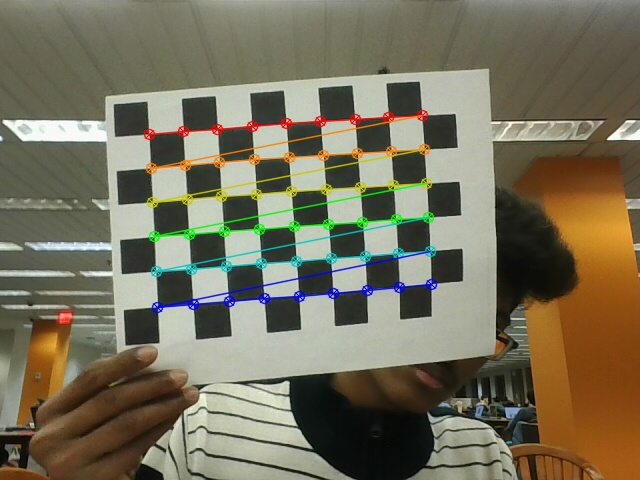
//> input picture Calibration & Augmented Reality/image_1.jpg, 640 x 480 px
$ ./multi_histogram_main '../Calibration & Augmented Reality/image_1.jpg' '../Calibration & Augmented Reality/image_2.jpg'   (built with g++ and OpenCV 4)
//> lines starting //> are read from the running program, lines starting //| are printed output that depends on the picture
//> further down, target_image is the input picture: 480 rows x 640 cols, CV_8UC3; mean B, G, R 91.4, 112.6, 118.6
### Content based image retrieval/csv_util.h
/*
  Bruce A. Maxwell

  Utility functions for reading and writing CSV files with a specific format

  Each line of the csv file is a filename in the first column, followed by numeric data for the remaining columns
  Each line of the csv file has to have the same number of columns
 */

#ifndef CVS_UTIL_H
#define CVS_UTIL_H

 /*
   Given a filename, and image filename, and the image features, by
   default the function will append a line of data to the CSV format
   file.  If reset_file is true, then it will open the file in 'write'
   mode and clear the existing contents.

   The image filename is written to the first position in the row of
   data. The values in image_data are all written to the file as
   floats.

   The function returns a non-zero value in case of an error.
  */
#include<vector>
#include<opencv2/opencv.hpp>
int append_image_data_csv(char* filename, char* image_filename, std::vector<float>& image_data, int reset_file = 0);


/*
  Given a file with the format of a string as the first column and
  floating point numbers as the remaining columns, this function
  returns the filenames as a std::vector of character arrays, and the
  remaining data as a 2D std::vector<float>.

  filenames will contain all of the image file names.
  data will contain the features calculated from each image.

  If echo_file is true, it prints out the contents of the file as read
  into memory.

  The function returns a non-zero value if something goes wrong.
 */
int read_image_data_csv(char* filename, std::vector<char*>& filenames, std::vector<std::vector<float>>& data, int echo_file = 0);

std::vector<float> baseline_feature(char* filepath);
std::vector<float> histogram_feature(char* filespath);
std::vector<float> multi_histogram_feature(char* filepath);
std::vector<float> TC_feature(char* filepath);
std::vector<float> TC_feature_1(char* filepath);
std::vector<float> custom_design_feature(char* filepath1, char* filepath2);
std::vector<float> extension(char* filepath);
std::vector<float> extension_1(char* filepath);
std::vector<float> custom_design_feature_1(char* filepath);
#endif
#pragma once

### Content based image retrieval/csv_util.cpp
/*
Bruce A. Maxwell

CS 5330 Computer Vision
Spring 2021

CPP functions for reading CSV files with a specific format
- first column is a string containing a filename or path
- every other column is a number

The function returns a std::vector of char* for the filenames and a 2D std::vector of floats for the data
*/

#include <cstdio>
#include <cstring>
#include <vector>
#include "opencv2/opencv.hpp"

/*
  reads a string from a CSV file. the 0-terminated string is returned in the char array os.

  The function returns false if it is successfully read. It returns true if it reaches the end of the line or the file.
 */
int getstring(FILE* fp, char os[]) {
    int p = 0;
    int eol = 0;

    for (;;) {
        char ch = fgetc(fp);
        if (ch == ',') {
            break;
        }
        else if (ch == '\n' || ch == EOF) {
            eol = 1;
            break;
        }
        // printf("%c", ch ); // uncomment for debugging
        os[p] = ch;
        p++;
    }
    // printf("\n"); // uncomment for debugging
    os[p] = '\0';

    return(eol); // return true if eol
}

// [23 lines left out: function getint, not called in this run]

/*
  Utility function for reading one float value from a CSV file

  The value is stored in the v parameter

  The function returns true if it reaches the end of a line or the file
 */
// [23 lines left out: function getfloat, not called in this run]

/*
  Given a filename, and image filename, and the image features, by
  default the function will append a line of data to the CSV format
  file.  If reset_file is true, then it will open the file in 'write'
  mode and clear the existing contents.

  The image filename is written to the first position in the row of
  data. The values in image_data are all written to the file as
  floats.

  The function returns a non-zero value in case of an error.
 */
// [32 lines left out: function append_image_data_csv, not called in this run]

/*
  Given a file with the format of a string as the first column and
  floating point numbers as the remaining columns, this function
  returns the filenames as a std::vector of character arrays, and the
  remaining data as a 2D std::vector<float>.

  filenames will contain all of the image file names.
  data will contain the features calculated from each image.

  If echo_file is true, it prints out the contents of the file as read
  into memory.

  The function returns a non-zero value if something goes wrong.
 */
int read_image_data_csv(char* filename, std::vector<char*>& filenames, std::vector<std::vector<float>>& data, int echo_file) {
    FILE* fp;
    float fval;
    char img_file[256];

    fp = fopen(filename, "r");
    if (!fp) {
        printf("Unable to open feature file\n");
        return(-1);
    }

    printf("Reading %s\n", filename);
    for (;;) {
        std::vector<float> dvec;


        // read the filename
        if (getstring(fp, img_file)) {
            break;
        }
        // printf("Evaluting %s\n", filename);

        // read the whole feature file into memory
        for (;;) {
            // get next feature
            float eol = getfloat(fp, &fval);
            dvec.push_back(fval);
            if (eol) break;
        }
        // printf("read %lu features\n", dvec.size() );

        data.push_back(dvec);

        char* fname = new char[strlen(img_file) + 1];
        strcpy(fname, img_file);
        filenames.push_back(fname);
    }
    fclose(fp);
    printf("Finished reading CSV file\n");

    if (echo_file) {
        for (int i = 0; i < data.size(); i++) {
            for (int j = 0; j < data[i].size(); j++) {
                printf("%.4f  ", data[i][j]);
            }
            printf("\n");
        }
        printf("\n");
    }

    return(0);
}

// [50 lines left out: functions baseline_feature, histogram_feature, not called in this run]

std::vector<float> multi_histogram_feature(char* filepath) {
    std::vector<float> f_vector;

    //reading the image path
    cv::Mat img = cv::imread(filepath);
    const int size[] = { 8, 8, 8 };
    cv::Mat bgr_hist(3, size, CV_32SC1, cv::Scalar(0));
    cv::Mat bgr_inner_hist(3, size, CV_32SC1, cv::Scalar(0));

    //creating the region of interest
    cv::Rect roi((img.rows / 2) - (250 / 2), (img.cols / 2) - (350 / 2), 350, 250);
//> roi = Rect(115, 145, 350, 250)
    cv::Mat inner_img = img(roi);
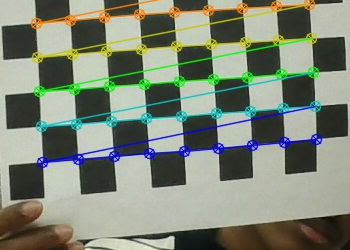
//> inner_img: 250 rows x 350 cols, CV_8UC3; mean B, G, R 117.8, 133.5, 125.7

    //creating the BGR 3D histogram from total image
    for (int i = 0;i<img.rows;i++) {
        cv::Vec3b* img_ptr = img.ptr<cv::Vec3b>(i);
        for (int j = 0;j<img.cols;j++) {
            int b_index = int((float(img_ptr[j][0]) / 256) * 8);
            int g_index = int((float(img_ptr[j][1]) / 256) * 8);
            int r_index = int((float(img_ptr[j][2]) / 256) * 8);

            int* bgr_hist_ptr = bgr_hist.ptr<int>(b_index);
            bgr_hist_ptr[8 * (g_index)+r_index] += 1;
        }
    }

    //creating the BGR 3D histogram from inner image
    for (int i = 0; i < inner_img.rows; i++) {
        cv::Vec3b* inner_img_ptr = inner_img.ptr<cv::Vec3b>(i);
        for (int j = 0; j < inner_img.cols; j++) {
            int b_index = int((float(inner_img_ptr[j][0]) / 256) * 8);
            int g_index = int((float(inner_img_ptr[j][1]) / 256) * 8);
            int r_index = int((float(inner_img_ptr[j][2]) / 256) * 8);

            int* bgr_inner_hist_ptr = bgr_inner_hist.ptr<int>(b_index);
            bgr_inner_hist_ptr[8 * (g_index)+r_index] += 1;
        }
    }

    //creating the feature vector
    for (int i = 0; i <8; i++) {
        int* bgr_hist_ptr = bgr_hist.ptr<int>(i);
        for (int j = 0; j < 8; j++) {
            for (int c = 0;c <8;c++) {
                f_vector.push_back(bgr_hist_ptr[8*j+c]);
            }
        }
    }
//> after the loop, f_vector = 512 values, max 37710 at index 155, min 0 at index 33, mean 600
    f_vector.push_back(0.1);      //pushing something random to distinguish both histograms
//> f_vector = 513 values, max 37710 at index 155, min 0 at index 33, mean 598.8

    for (int i = 0; i <8; i++) {
        int* bgr_inner_hist_ptr = bgr_inner_hist.ptr<int>(i);
        for (int j = 0; j < 8; j++) {
            for (int c = 0; c <8; c++) {
                f_vector.push_back(bgr_inner_hist_ptr[8*j+c]);
            }
        }
    }
//> after the loop, f_vector = 1025 values, max 37710 at index 155, min 0 at index 33, mean 385.1
    return f_vector;
}

// [745 lines left out: functions TC_feature, TC_feature_1, extension, extension_1, custom_design_feature, custom_design_feature_1, not called in this run]

### Content based image retrieval/multi_histogram_main.cpp
#include<iostream>
#include<opencv2/opencv.hpp>
#include "csv_util.h"
#include<vector>
#include<algorithm>

int main(int argc, char* argv[]) {

	//reading target image and extracting freature set
	cv::Mat target_image = cv::imread(argv[1]);
	std::vector<float> feature_set = multi_histogram_feature(argv[1]);
//> feature_set has the same summary as f_vector in multi_histogram_feature

	//reading the feature vectors file
	char filename[256];
	std::vector<char*> image_paths;
	std::vector<std::vector<float>> data;
	strcpy(filename, argv[2]);
	read_image_data_csv(filename, image_paths, data, 0);
//| Reading ../Calibration & Augmented Reality/image_2.jpg
//> the loop in read_image_data_csv, `for (;;)` made 1 pass
//> img_file on pass 1: ""
//> after the loop in read_image_data_csv, `for (;;)`: fval = 0
//> image_paths = 0 items; data = 0 items

	//computing the distance metric and storing in a vector
    //using the maximum intersetion as the distance metrics
	std::vector<std::vector<std::string>> matched_images;
	for (int i = 0; i < data.size(); i++) {
		int temp = 0, temp1 = 0, temp2 = 0;
		for (int j = 0; j <729; j++) {
			temp1 = temp1 + std::min(feature_set[j], data[i][j]);
		}
		for (int j = 730;j< data[i].size();j++) {
			temp2 = temp2 + std::min(feature_set[j], data[i][j]);
		}
		temp = (2*temp1+ 3*temp2) / 5;
		matched_images.push_back({ std::to_string(temp), image_paths[i] });
	}
//> this loop made 0 passes
//> after the loop, matched_images = 0 items

	//sorting the vector from most similar image to least similar image
	std::sort(matched_images.begin(), matched_images.end(),
		[](std::vector<std::string>& a, std::vector<std::string>& b)
		{
			return stoi(a[0]) > stoi(b[0]);
		});

	//reading the top 4 images
//> (the run ends here: the program crashes, at `cv::Mat img1 = cv::imread(matched_images[1][1]);`)

$ run again, on Calibration & Augmented Reality/image_3.jpg
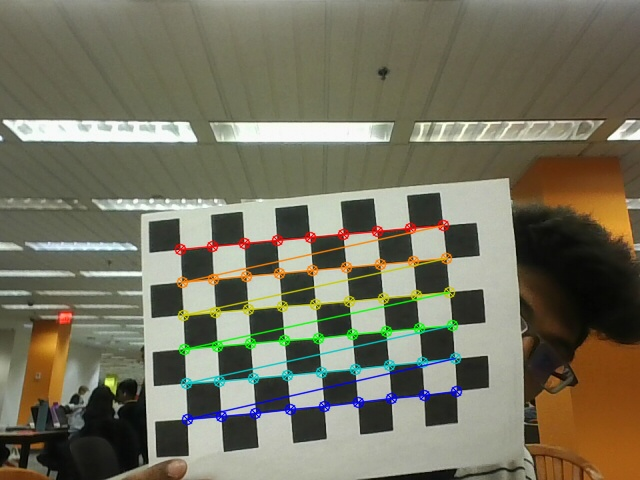
//> input picture Calibration & Augmented Reality/image_3.jpg, 640 x 480 px
//> target_image is the input picture: 480 rows x 640 cols, CV_8UC3; mean B, G, R 94.8, 114.1, 116.5
//> in multi_histogram_feature, `cv::Mat inner_img = img(roi);`:
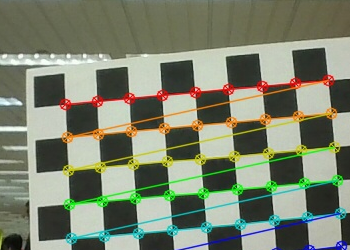
//> inner_img: 250 rows x 350 cols, CV_8UC3; mean B, G, R 110, 130.2, 123.2
//> after the loop in multi_histogram_feature, `for (int i = 0; i <8; i++)`: f_vector = 512 values, max 70770 at index 155, min 0 at index 42, mean 600
//> in multi_histogram_feature, `f_vector.push_back(0.1);`: f_vector = 513 values, max 70770 at index 155, min 0 at index 42, mean 598.8
//> after the loop in multi_histogram_feature, `for (int i = 0; i <8; i++)`: f_vector = 1025 values, max 70770 at index 155, min 0 at index 42, mean 385.1
//> feature_set has the same summary as f_vector in multi_histogram_feature
//| Reading ../Calibration & Augmented Reality/image_3.jpg
//> the loop in read_image_data_csv, `for (;;)` made 1 pass
//> img_file on pass 1: ""
//> after the loop in read_image_data_csv, `for (;;)`: fval = 0
//> image_paths = 0 items

$ run again, on Calibration & Augmented Reality/image_4.jpg
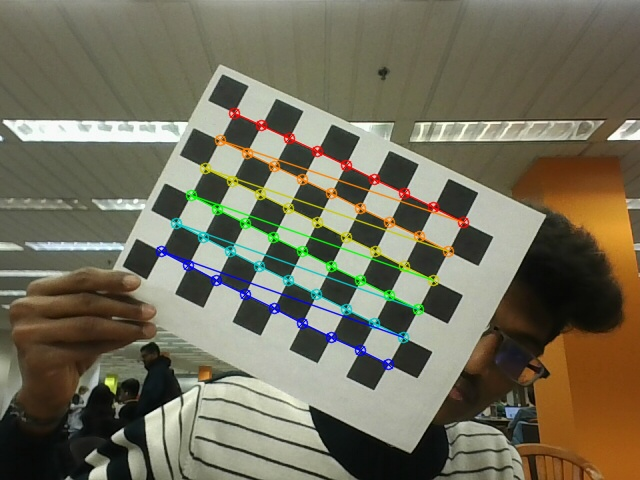
//> input picture Calibration & Augmented Reality/image_4.jpg, 640 x 480 px
//> target_image is the input picture: 480 rows x 640 cols, CV_8UC3; mean B, G, R 90.6, 110.4, 114.1
//> in multi_histogram_feature, `cv::Mat inner_img = img(roi);`:
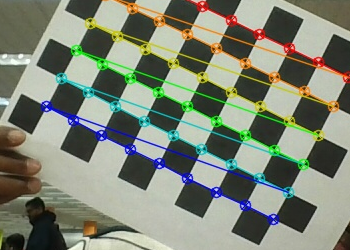
//> inner_img: 250 rows x 350 cols, CV_8UC3; mean B, G, R 116.5, 132.8, 126
//> after the loop in multi_histogram_feature, `for (int i = 0; i <8; i++)`: f_vector = 512 values, max 51350 at index 155, min 0 at index 42, mean 600
//> in multi_histogram_feature, `f_vector.push_back(0.1);`: f_vector = 513 values, max 51350 at index 155, min 0 at index 42, mean 598.8
//> after the loop in multi_histogram_feature, `for (int i = 0; i <8; i++)`: f_vector = 1025 values, max 51350 at index 155, min 0 at index 42, mean 385.1
//> feature_set has the same summary as f_vector in multi_histogram_feature
//| Reading ../Calibration & Augmented Reality/image_4.jpg
//> the loop in read_image_data_csv, `for (;;)` made 1 pass
//> img_file on pass 1: ""
//> after the loop in read_image_data_csv, `for (;;)`: fval = 0
//> image_paths = 0 items

$ run again, on Calibration & Augmented Reality/image_5.jpg
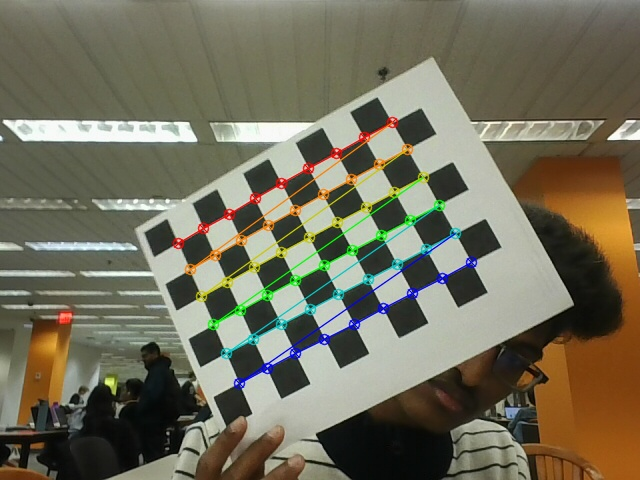
//> input picture Calibration & Augmented Reality/image_5.jpg, 640 x 480 px
//> target_image is the input picture: 480 rows x 640 cols, CV_8UC3; mean B, G, R 91.3, 110.6, 114.2
//> in multi_histogram_feature, `cv::Mat inner_img = img(roi);`:
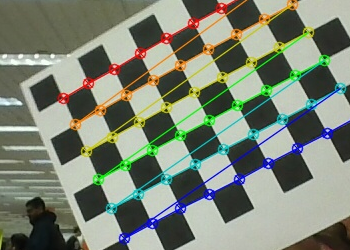
//> inner_img: 250 rows x 350 cols, CV_8UC3; mean B, G, R 116, 131.7, 123.9
//> after the loop in multi_histogram_feature, `for (int i = 0; i <8; i++)`: f_vector = 512 values, max 54506 at index 155, min 0 at index 23, mean 600
//> in multi_histogram_feature, `f_vector.push_back(0.1);`: f_vector = 513 values, max 54506 at index 155, min 0 at index 23, mean 598.8
//> after the loop in multi_histogram_feature, `for (int i = 0; i <8; i++)`: f_vector = 1025 values, max 54506 at index 155, min 0 at index 23, mean 385.1
//> feature_set has the same summary as f_vector in multi_histogram_feature
//| Reading ../Calibration & Augmented Reality/image_5.jpg
//> the loop in read_image_data_csv, `for (;;)` made 1 pass
//> img_file on pass 1: ""
//> after the loop in read_image_data_csv, `for (;;)`: fval = 0
//> image_paths = 0 items
